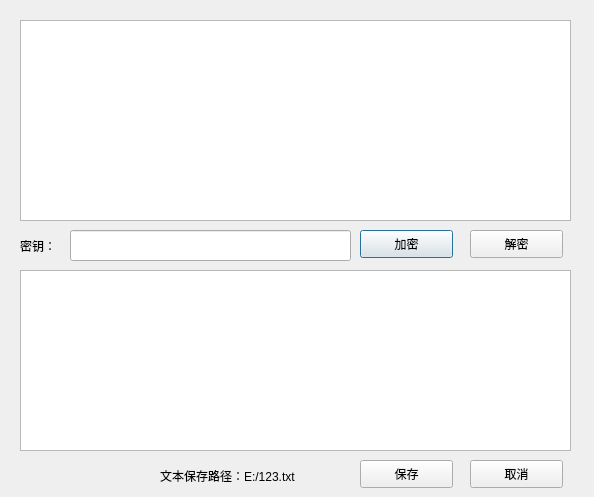
<?xml version="1.0" encoding="UTF-8"?>
<ui version="4.0">
 <class>encryptdocuments</class>
 <widget class="QDialog" name="encryptdocuments">
  <property name="geometry">
   <rect>
    <x>0</x>
    <y>0</y>
    <width>594</width>
    <height>497</height>
   </rect>
  </property>
  <property name="minimumSize">
   <size>
    <width>594</width>
    <height>497</height>
   </size>
  </property>
  <property name="maximumSize">
   <size>
    <width>594</width>
    <height>497</height>
   </size>
  </property>
  <property name="windowTitle">
   <string>秘密小屋</string>
  </property>
  <property name="windowIcon">
   <iconset resource="icons.qrc">
    <normaloff>:/new/prefix1/pictur/Angry.png</normaloff>:/new/prefix1/pictur/Angry.png</iconset>
  </property>
  <widget class="QPushButton" name="pushButton">
   <property name="geometry">
    <rect>
     <x>360</x>
     <y>230</y>
     <width>93</width>
     <height>28</height>
    </rect>
   </property>
   <property name="text">
    <string>加密</string>
   </property>
  </widget>
  <widget class="QPushButton" name="pushButtondec">
   <property name="geometry">
    <rect>
     <x>470</x>
     <y>230</y>
     <width>93</width>
     <height>28</height>
    </rect>
   </property>
   <property name="text">
    <string>解密</string>
   </property>
  </widget>
  <widget class="QTextEdit" name="textEditinput">
   <property name="geometry">
    <rect>
     <x>20</x>
     <y>20</y>
     <width>551</width>
     <height>201</height>
    </rect>
   </property>
  </widget>
  <widget class="QLabel" name="label">
   <property name="geometry">
    <rect>
     <x>20</x>
     <y>230</y>
     <width>72</width>
     <height>31</height>
    </rect>
   </property>
   <property name="text">
    <string>密钥：</string>
   </property>
  </widget>
  <widget class="QLineEdit" name="lineEditkey">
   <property name="geometry">
    <rect>
     <x>70</x>
     <y>230</y>
     <width>281</width>
     <height>31</height>
    </rect>
   </property>
  </widget>
  <widget class="QTextEdit" name="txtoutput">
   <property name="geometry">
    <rect>
     <x>20</x>
     <y>270</y>
     <width>551</width>
     <height>181</height>
    </rect>
   </property>
  </widget>
  <widget class="QLabel" name="label_2">
   <property name="geometry">
    <rect>
     <x>160</x>
     <y>450</y>
     <width>191</width>
     <height>51</height>
    </rect>
   </property>
   <property name="styleSheet">
    <string notr="true">font: 11pt &quot;Agency FB&quot;;</string>
   </property>
   <property name="text">
    <string>文本保存路径：E:/123.txt</string>
   </property>
  </widget>
  <widget class="QPushButton" name="pushButton_3">
   <property name="geometry">
    <rect>
     <x>360</x>
     <y>460</y>
     <width>93</width>
     <height>28</height>
    </rect>
   </property>
   <property name="text">
    <string>保存</string>
   </property>
  </widget>
  <widget class="QPushButton" name="pushButton_4">
   <property name="geometry">
    <rect>
     <x>470</x>
     <y>460</y>
     <width>93</width>
     <height>28</height>
    </rect>
   </property>
   <property name="text">
    <string>取消</string>
   </property>
  </widget>
 </widget>
 <resources>
  <include location="icons.qrc"/>
 </resources>
 <connections/>
</ui>
